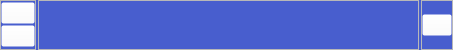
<?xml version="1.0" encoding="UTF-8"?>
<ui version="4.0">
 <class>ProcessInput</class>
 <widget class="QWidget" name="ProcessInput">
  <property name="geometry">
   <rect>
    <x>0</x>
    <y>0</y>
    <width>453</width>
    <height>50</height>
   </rect>
  </property>
  <property name="minimumSize">
   <size>
    <width>0</width>
    <height>30</height>
   </size>
  </property>
  <property name="maximumSize">
   <size>
    <width>16777215</width>
    <height>50</height>
   </size>
  </property>
  <property name="windowTitle">
   <string>Form</string>
  </property>
  <property name="styleSheet">
   <string notr="true">
.QPushButton {
	background-color: rgba(255,255,255,0);
}

#bodyContainer {
	background-color: #485ECE;
}

#index_lb {
	color: #000;
}</string>
  </property>
  <layout class="QVBoxLayout" name="verticalLayout">
   <property name="spacing">
    <number>0</number>
   </property>
   <property name="leftMargin">
    <number>0</number>
   </property>
   <property name="topMargin">
    <number>0</number>
   </property>
   <property name="rightMargin">
    <number>0</number>
   </property>
   <property name="bottomMargin">
    <number>0</number>
   </property>
   <item>
    <widget class="QWidget" name="bodyContainer" native="true">
     <layout class="QHBoxLayout" name="horizontalLayout">
      <property name="spacing">
       <number>2</number>
      </property>
      <property name="leftMargin">
       <number>0</number>
      </property>
      <property name="topMargin">
       <number>0</number>
      </property>
      <property name="rightMargin">
       <number>0</number>
      </property>
      <property name="bottomMargin">
       <number>0</number>
      </property>
      <item>
       <widget class="QFrame" name="frame_2">
        <property name="minimumSize">
         <size>
          <width>32</width>
          <height>0</height>
         </size>
        </property>
        <property name="maximumSize">
         <size>
          <width>36</width>
          <height>16777215</height>
         </size>
        </property>
        <property name="frameShape">
         <enum>QFrame::StyledPanel</enum>
        </property>
        <property name="frameShadow">
         <enum>QFrame::Raised</enum>
        </property>
        <layout class="QVBoxLayout" name="verticalLayout_2">
         <property name="spacing">
          <number>0</number>
         </property>
         <property name="leftMargin">
          <number>0</number>
         </property>
         <property name="topMargin">
          <number>0</number>
         </property>
         <property name="rightMargin">
          <number>0</number>
         </property>
         <property name="bottomMargin">
          <number>0</number>
         </property>
         <item>
          <widget class="QPushButton" name="up_btn">
           <property name="text">
            <string/>
           </property>
           <property name="icon">
            <iconset resource="resourse.qrc">
             <normaloff>:/icons/icons/direction.png</normaloff>:/icons/icons/direction.png</iconset>
           </property>
          </widget>
         </item>
         <item>
          <widget class="QPushButton" name="down_btn">
           <property name="text">
            <string/>
           </property>
           <property name="icon">
            <iconset resource="resourse.qrc">
             <normaloff>:/icons/icons/down.png</normaloff>:/icons/icons/down.png</iconset>
           </property>
          </widget>
         </item>
        </layout>
       </widget>
      </item>
      <item>
       <widget class="QFrame" name="frame">
        <property name="frameShape">
         <enum>QFrame::StyledPanel</enum>
        </property>
        <property name="frameShadow">
         <enum>QFrame::Raised</enum>
        </property>
        <layout class="QHBoxLayout" name="horizontalLayout_3">
         <property name="leftMargin">
          <number>0</number>
         </property>
         <property name="topMargin">
          <number>0</number>
         </property>
         <property name="rightMargin">
          <number>0</number>
         </property>
         <property name="bottomMargin">
          <number>0</number>
         </property>
         <item>
          <widget class="QLabel" name="index_lb">
           <property name="minimumSize">
            <size>
             <width>30</width>
             <height>0</height>
            </size>
           </property>
           <property name="maximumSize">
            <size>
             <width>30</width>
             <height>16777215</height>
            </size>
           </property>
           <property name="font">
            <font>
             <pointsize>10</pointsize>
             <weight>75</weight>
             <italic>true</italic>
             <bold>true</bold>
            </font>
           </property>
           <property name="text">
            <string/>
           </property>
           <property name="alignment">
            <set>Qt::AlignCenter</set>
           </property>
          </widget>
         </item>
         <item>
          <widget class="QLabel" name="capacity_lb">
           <property name="font">
            <font>
             <pointsize>10</pointsize>
            </font>
           </property>
           <property name="text">
            <string/>
           </property>
          </widget>
         </item>
        </layout>
       </widget>
      </item>
      <item>
       <widget class="QFrame" name="frame_3">
        <property name="minimumSize">
         <size>
          <width>32</width>
          <height>0</height>
         </size>
        </property>
        <property name="maximumSize">
         <size>
          <width>32</width>
          <height>16777215</height>
         </size>
        </property>
        <property name="frameShape">
         <enum>QFrame::StyledPanel</enum>
        </property>
        <property name="frameShadow">
         <enum>QFrame::Raised</enum>
        </property>
        <layout class="QHBoxLayout" name="horizontalLayout_2">
         <property name="spacing">
          <number>0</number>
         </property>
         <property name="leftMargin">
          <number>0</number>
         </property>
         <property name="topMargin">
          <number>0</number>
         </property>
         <property name="rightMargin">
          <number>0</number>
         </property>
         <property name="bottomMargin">
          <number>0</number>
         </property>
         <item>
          <widget class="QPushButton" name="del_btn">
           <property name="text">
            <string/>
           </property>
           <property name="icon">
            <iconset resource="resourse.qrc">
             <normaloff>:/icons/icons/close.png</normaloff>:/icons/icons/close.png</iconset>
           </property>
           <property name="iconSize">
            <size>
             <width>16</width>
             <height>16</height>
            </size>
           </property>
          </widget>
         </item>
        </layout>
       </widget>
      </item>
     </layout>
    </widget>
   </item>
  </layout>
 </widget>
 <resources>
  <include location="resourse.qrc"/>
 </resources>
 <connections/>
</ui>
